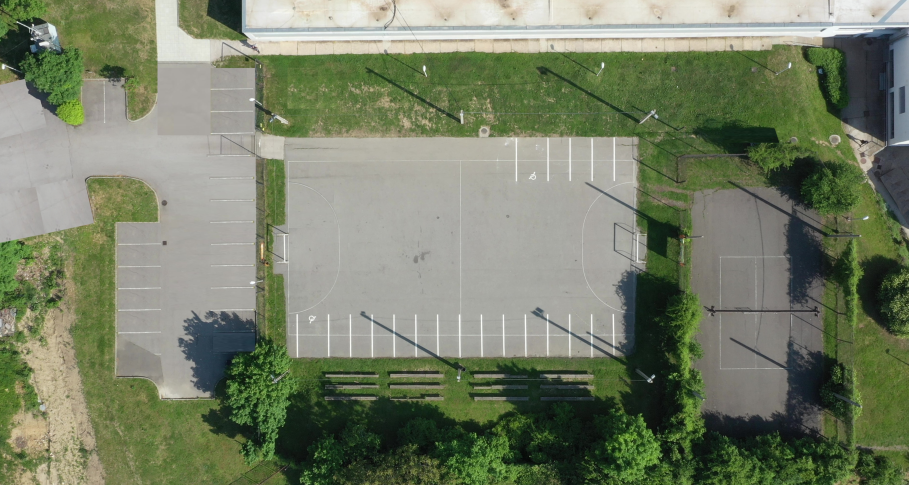
#> input picture Assets/screen.PNG, 1817 x 970 px (shown at 1/2 size); the run also reads 1 picture not shown here
$ python rect.py
#> lines starting #> are read from the running program, lines starting #| are printed output that depends on the picture; after the words box and inside, x2 and y2 are one past the last pixel; in counts of white or black regions, pixels touching at a corner belong together
import cv2
import numpy as np
import os
import matplotlib.pyplot as plt

# Loading the image
image = cv2.imread("Assets/screen.PNG")
#> image is the input picture: shape (970, 1817, 3); mean B, G, R 103.2, 126.8, 118.4

# Creating empty image to draw parking spaces
parking_spaces_image = image.copy()


parking_spaces = [
    #front 3
    [(30, 380), (80, 470)],
    [(80, 380), (130, 470)],
    [(130, 380), (180, 470)],

    # scattered in the front
    [(0, 160), (50, 250)],
    [(50, 160), (100, 250)],
    [(310, 110), (350, 190)],
    [(370, 30), (410, 110)],

    # the first two
    [(161, 157), (209, 245)],
    [(210, 158), (258, 246)],

    #  next 7
    [(231, 442), (335, 488)],
    [(231, 488), (335, 533)],
    [(231, 533), (335, 577)],
    [(231, 577), (335, 621)],
    [(231, 621), (335, 665)],
    [(231, 665), (335, 709)],
    [(231, 709), (335, 753)],

    # Tribune 15
    [(1227, 629), (1272, 717)],
    [(549, 629), (593, 717)],
    [(593, 629), (654, 717)],
    [(657, 629), (701, 717)],
    [(701, 629), (745, 717)],
    [(745, 629), (789, 717)],
    [(789, 629), (833, 717)],
    [(833, 629), (875, 717)],
    [(875, 629), (922, 717)],
    [(922, 629), (962, 717)],
    [(962, 629), (1006, 717)],
    [(1006, 629), (1050, 717)],
    [(1050, 629), (1094, 717)],
    [(1094, 629), (1138, 717)],
    [(1138, 629), (1182, 717)],
    [(1182, 629), (1222, 717)],
    # Enterance
    [(420, 134), (523, 179)],
    [(420, 179), (523, 224)],
    [(420, 224), (523, 269)],
    # Gate
    [(415, 310), (522, 355)],
    [(415, 355), (522, 400)],
    [(415, 400), (522, 445)],
    [(415, 445), (522, 490)],
    [(415, 490), (522, 531)],
    [(415, 531), (525, 575)],
    [(415, 575), (525, 619)],
    [(415, 619), (525, 663)],
    [(415, 663), (525, 708)],
    [(415, 708), (525, 753)],
    [(415, 753), (525, 798)],

    #Middle
    [(540, 360), (590, 450)],
    [(590, 360), (640, 450)],
    [(640, 360), (690, 450)],
    [(690, 360), (740, 450)],
    [(740, 360), (790, 450)],
    [(790, 360), (840, 450)],
    [(840, 360), (890, 450)],
    [(890, 360), (940, 450)],
    [(940, 360), (990, 450)],
    [(990, 360), (1040, 450)],
    [(1040, 360), (1090, 450)],
    [(1090, 360), (1140, 450)],

    # inner
    [(580, 470), (630, 550)],
    [(630, 470), (680, 550)],
    [(680, 470), (730, 550)],
    [(730, 470), (780, 550)],
    [(780, 470), (830, 550)],
    [(830, 470), (880, 550)],
    [(880, 470), (930, 550)],
    [(930, 470), (980, 550)],
    [(980, 470), (1030, 550)],
    [(1030, 470), (1080, 550)],
    [(1080, 470), (1130, 550)],

    # upper
    [(525, 160), (570, 260)],
    [(570, 160), (620, 260)],
    [(620, 160), (670, 260)],
    [(670, 160), (720, 260)],
    [(720, 160), (770, 260)],
    [(770, 160), (820, 260)],
    [(820, 160), (870, 260)],
    [(870, 160), (920, 260)],
    [(920, 160), (970, 260)],
    [(970, 160), (1020, 260)],
    [(1020, 160), (1070, 260)],
    [(1070, 160), (1130, 260)],
    [(1130, 160), (1190, 260)],
    [(1190, 160), (1250, 260)],
    [(1250, 160), (1310, 260)],
    [(1310, 160), (1370, 260)],
    [(1370, 160), (1430, 260)],
    [(1430, 160), (1490, 260)],

        # near the goal
    [(1270, 420), (1360, 460)],
    [(1270, 460), (1360, 500)],
    [(1270, 500), (1360, 540)],

]

# Drawing parking spaces on the image
for space in parking_spaces:
    cv2.rectangle(parking_spaces_image, space[0], space[1], (255, 255, 255), 2)
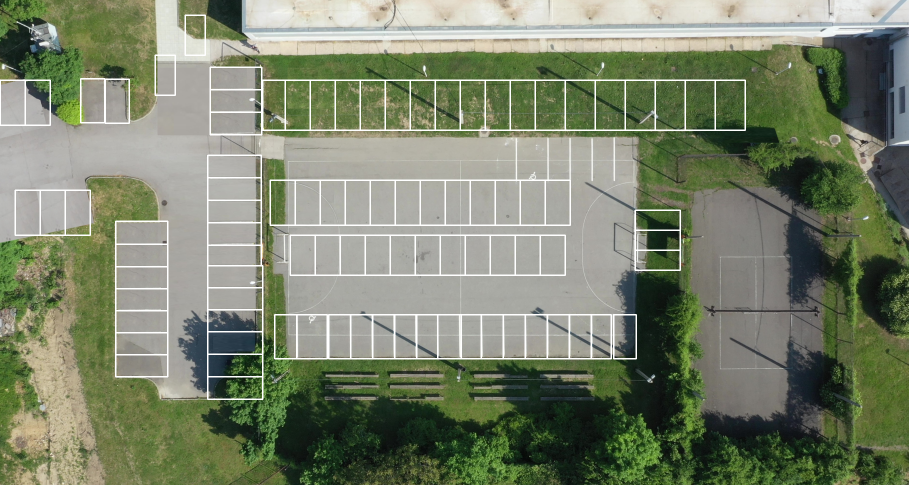
#> parking_spaces_image: shape (970, 1817, 3) (shown at 1/2 size); 3.09% of pixels changed, all inside (x1, y1, x2, y2) = (0, 29, 1492, 800)

# Displaying the result
# cv2.imshow("Parking Spaces", parking_spaces_image)
cv2.waitKey(0)
cv2.destroyAllWindows()

# Saving the result
# cv2.imwrite("./Assets/result_with_parking_spaces.png", parking_spaces_image)
# ___________________________________________________________________________________________
def featureMatchingHomography():
    root = os.getcwd()
    img1path = os.path.join(root, './Assets/result_with_parking_spaces.png')
    img2path = os.path.join(root, './Assets/frame.png')
    img1 = cv2.imread(img1path, cv2.IMREAD_GRAYSCALE)
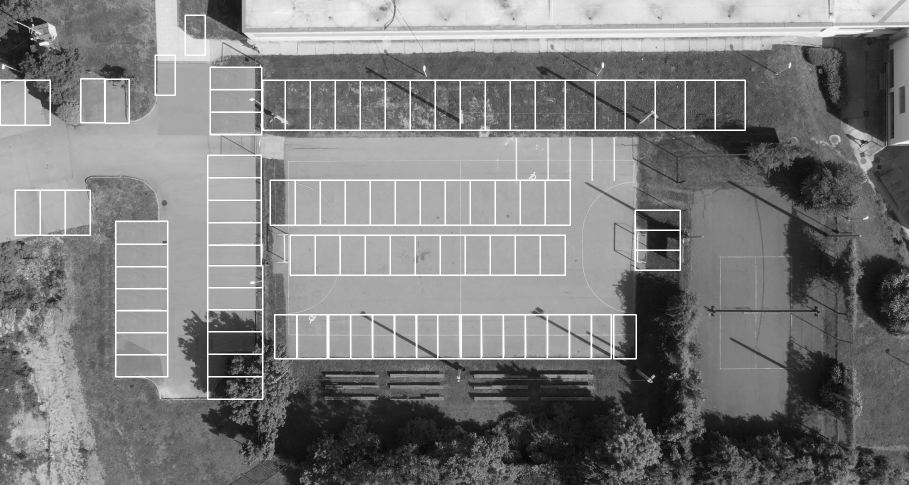
#> img1: shape (970, 1817) (shown at 1/2 size); min 4, max 255, mean 124.6
    img2 = cv2.imread(img2path, cv2.IMREAD_GRAYSCALE)
    sift = cv2.SIFT_create()
    keypoints1, descriptor1 = sift.detectAndCompute(img1, None)
#> keypoints1 = 9886 keypoints; strongest (x, y, size): (1272, 717, 3.1), (1490, 260, 3.1), (1272, 630, 3), (66, 50, 2.6)
#> (the run stopped early here; a loop or call above may not have finished)
